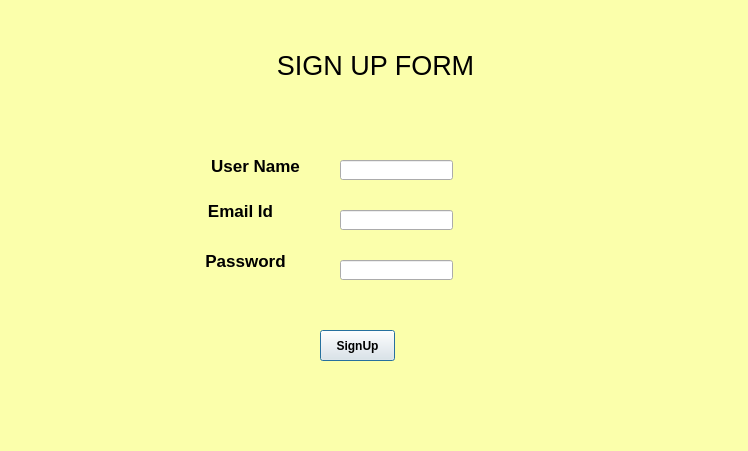
<?xml version="1.0" encoding="UTF-8"?>
<ui version="4.0">
 <class>Dialog1</class>
 <widget class="QDialog" name="Dialog1">
  <property name="geometry">
   <rect>
    <x>0</x>
    <y>0</y>
    <width>748</width>
    <height>451</height>
   </rect>
  </property>
  <property name="windowTitle">
   <string>Dialog</string>
  </property>
  <property name="styleSheet">
   <string notr="true">QDialog{
background-color: rgb(251, 255, 171);
}</string>
  </property>
  <widget class="QLabel" name="signup">
   <property name="geometry">
    <rect>
     <x>270</x>
     <y>40</y>
     <width>211</width>
     <height>51</height>
    </rect>
   </property>
   <property name="font">
    <font>
     <family>MS Sans Serif</family>
     <pointsize>20</pointsize>
    </font>
   </property>
   <property name="text">
    <string>SIGN UP FORM</string>
   </property>
   <property name="alignment">
    <set>Qt::AlignCenter</set>
   </property>
  </widget>
  <widget class="QLabel" name="usr_label">
   <property name="geometry">
    <rect>
     <x>200</x>
     <y>150</y>
     <width>111</width>
     <height>31</height>
    </rect>
   </property>
   <property name="font">
    <font>
     <family>MS Sans Serif</family>
     <pointsize>13</pointsize>
     <weight>75</weight>
     <bold>true</bold>
    </font>
   </property>
   <property name="text">
    <string>User Name</string>
   </property>
   <property name="alignment">
    <set>Qt::AlignCenter</set>
   </property>
  </widget>
  <widget class="QLabel" name="mail_label">
   <property name="geometry">
    <rect>
     <x>190</x>
     <y>200</y>
     <width>101</width>
     <height>21</height>
    </rect>
   </property>
   <property name="font">
    <font>
     <family>MS Sans Serif</family>
     <pointsize>13</pointsize>
     <weight>75</weight>
     <bold>true</bold>
    </font>
   </property>
   <property name="text">
    <string>Email Id</string>
   </property>
   <property name="alignment">
    <set>Qt::AlignCenter</set>
   </property>
  </widget>
  <widget class="QLabel" name="pass_label">
   <property name="geometry">
    <rect>
     <x>190</x>
     <y>230</y>
     <width>111</width>
     <height>61</height>
    </rect>
   </property>
   <property name="font">
    <font>
     <family>MS Sans Serif</family>
     <pointsize>13</pointsize>
     <weight>75</weight>
     <bold>true</bold>
    </font>
   </property>
   <property name="text">
    <string>Password</string>
   </property>
   <property name="alignment">
    <set>Qt::AlignCenter</set>
   </property>
  </widget>
  <widget class="QLineEdit" name="usr_lineEdit">
   <property name="geometry">
    <rect>
     <x>340</x>
     <y>160</y>
     <width>113</width>
     <height>20</height>
    </rect>
   </property>
  </widget>
  <widget class="QLineEdit" name="mail_lineEdit">
   <property name="geometry">
    <rect>
     <x>340</x>
     <y>210</y>
     <width>113</width>
     <height>20</height>
    </rect>
   </property>
  </widget>
  <widget class="QLineEdit" name="pass_lineEdit">
   <property name="geometry">
    <rect>
     <x>340</x>
     <y>260</y>
     <width>113</width>
     <height>20</height>
    </rect>
   </property>
  </widget>
  <widget class="QPushButton" name="signup_btn">
   <property name="geometry">
    <rect>
     <x>320</x>
     <y>330</y>
     <width>75</width>
     <height>31</height>
    </rect>
   </property>
   <property name="font">
    <font>
     <family>MS Sans Serif</family>
     <weight>75</weight>
     <bold>true</bold>
    </font>
   </property>
   <property name="text">
    <string>SignUp</string>
   </property>
  </widget>
 </widget>
 <resources/>
 <connections/>
</ui>
